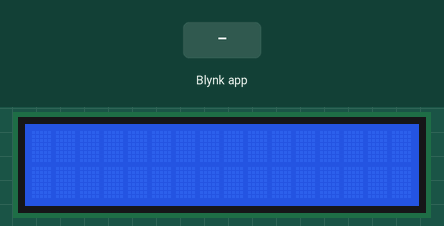
Simulated run of this sketch. Board: ESP32. Shown: 16×2 character LCD. The test bench sets the inputs (shaded band). WiFi joins after 1.5 s; servers stay silent unless stated; what the sketch prints to the serial monitor is not drawn.

Above: at 3.0 s.
3.1 s: Blynk app writes 200 to V3
At 7.1 s:
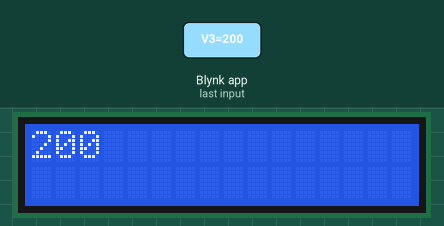
8.1 s: Blynk app writes 1 to V3
At 11.8 s:
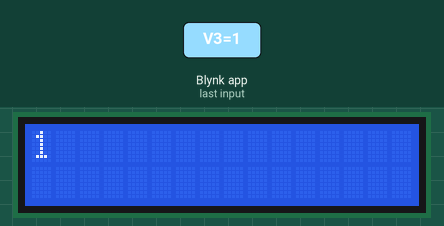
13.1 s: Blynk app writes 0 to V3
At 16.5 s:
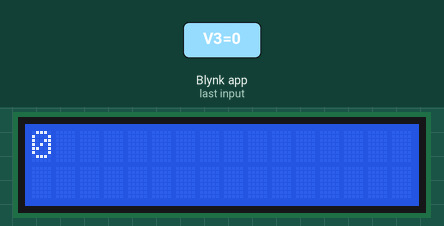
Timing chart, 0 to 18.0 s (numbered marks = the images above; inputs shaded):
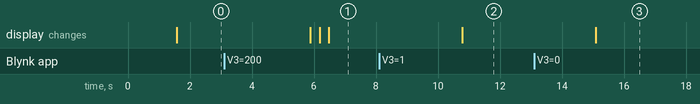

The sketch:

code2.ino
```cpp
//Fill in your specific template/device info in the following three lines
#define BLYNK_TEMPLATE_ID ""
#define BLYNK_TEMPLATE_NAME ""
#define BLYNK_AUTH_TOKEN ""

#include <WiFi.h>
#include <BlynkSimpleEsp32.h>
#include <LiquidCrystal_I2C.h>
#include <Wire.h>

// Enter your WiFi credentials.
const char* ssid = "";
const char* pass = "";

bool animate = true;
bool updated = true;
int row = 0;
char dataArray[2][17] = { "", "" };
BLYNK_WRITE(V3) {
  String input = param.asString();
  if (input == "c") {
    strcpy(dataArray[row], "");
    updated = false;
  } else if (input == "s") {
    row = 1 - row;
  } else if (input == "a") {
    animate = !animate;
  } else {
    updated = false;
    strncpy(dataArray[row], input.c_str(), 16);
    dataArray[row][16] = '\0';
  }
}
// set the LCD number of columns and rows and lcd address
int lcdColumns = 16;
int lcdRows = 2;
LiquidCrystal_I2C lcd(0x27, lcdColumns, lcdRows);

void setup() {
  //Wifi stuff
  WiFi.begin(ssid, pass);
  while (WiFi.status() != WL_CONNECTED) {
    delay(500);
  }
  Serial.begin(115200);
  Serial.print("Connected to WiFi network with IP Address: ");
  Serial.println(WiFi.localIP());
  //connect LCD to esp32, initialize LCD and turn on backlight
  Wire.begin(33, 32);
  lcd.init();
  lcd.backlight();
  Blynk.begin(BLYNK_AUTH_TOKEN, ssid, pass);
}

void loop() {
  Blynk.run();
  //clear the lcd screen
  lcd.clear();
  for (int j = 0; j < 2; j++) {
    lcd.setCursor(0, j);
    size_t len = strlen(dataArray[j]);
    for (size_t i = 0; i < len; i++) {
      lcd.print(dataArray[j][i]);
      if (animate && row == j && !updated) {
        delay(300);
      }
    }
  }
  updated = true;
  delay(4000);
}
```

Measured:
- after the input at 3.1 s, the display: first changes after 2.8 s (image 1 shows a later state)
- after the input at 8.1 s, the display: changes after 2.7 s (image 2)
- after the input at 13.1 s, the display: changes after 2.0 s (image 3)
